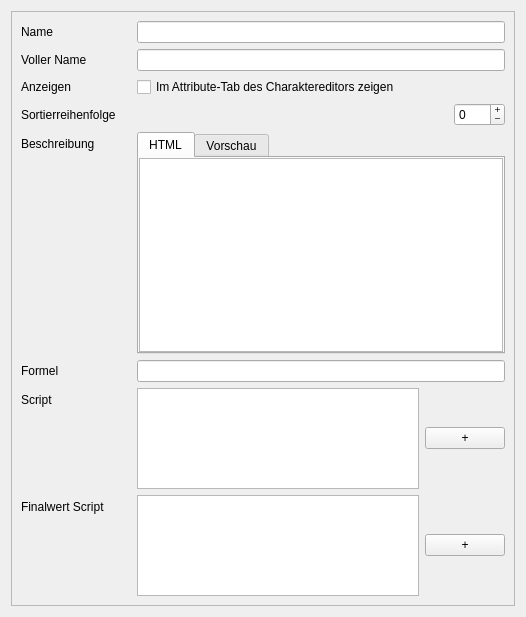
<?xml version="1.0" encoding="UTF-8"?>
<ui version="4.0">
 <class>dialog</class>
 <widget class="QWidget" name="dialog">
  <property name="geometry">
   <rect>
    <x>0</x>
    <y>0</y>
    <width>526</width>
    <height>617</height>
   </rect>
  </property>
  <property name="windowTitle">
   <string>Sephrasto - Abgeleiteten Wert bearbeiten...</string>
  </property>
  <layout class="QVBoxLayout" name="verticalLayout_3">
   <item>
    <widget class="QScrollArea" name="scrollArea">
     <property name="widgetResizable">
      <bool>true</bool>
     </property>
     <widget class="QWidget" name="scrollAreaWidgetContents">
      <property name="geometry">
       <rect>
        <x>0</x>
        <y>0</y>
        <width>502</width>
        <height>593</height>
       </rect>
      </property>
      <layout class="QFormLayout" name="formLayout">
       <item row="0" column="0">
        <widget class="QLabel" name="labelName">
         <property name="text">
          <string>Name</string>
         </property>
        </widget>
       </item>
       <item row="0" column="1">
        <widget class="QLineEdit" name="leName"/>
       </item>
       <item row="1" column="0">
        <widget class="QLabel" name="labelAnzeigeName">
         <property name="text">
          <string>Voller Name</string>
         </property>
        </widget>
       </item>
       <item row="1" column="1">
        <widget class="QLineEdit" name="leAnzeigeName"/>
       </item>
       <item row="2" column="0">
        <widget class="QLabel" name="labelShow">
         <property name="text">
          <string>Anzeigen</string>
         </property>
        </widget>
       </item>
       <item row="2" column="1">
        <widget class="QCheckBox" name="checkShow">
         <property name="text">
          <string>Im Attribute-Tab des Charaktereditors zeigen</string>
         </property>
        </widget>
       </item>
       <item row="3" column="0">
        <widget class="QLabel" name="labelSortOrder">
         <property name="text">
          <string>Sortierreihenfolge</string>
         </property>
        </widget>
       </item>
       <item row="3" column="1">
        <layout class="QHBoxLayout" name="horizontalLayout">
         <item>
          <spacer name="horizontalSpacer">
           <property name="orientation">
            <enum>Qt::Horizontal</enum>
           </property>
           <property name="sizeHint" stdset="0">
            <size>
             <width>40</width>
             <height>20</height>
            </size>
           </property>
          </spacer>
         </item>
         <item>
          <widget class="QSpinBox" name="spinSortOrder">
           <property name="toolTip">
            <string>&lt;html&gt;&lt;head/&gt;&lt;body&gt;&lt;p&gt;Die Reihenfolge, in der der Wert im Charaktereditor aufgeführt werden soll.&lt;/p&gt;&lt;/body&gt;&lt;/html&gt;</string>
           </property>
           <property name="buttonSymbols">
            <enum>QAbstractSpinBox::PlusMinus</enum>
           </property>
           <property name="minimum">
            <number>-999</number>
           </property>
           <property name="maximum">
            <number>999</number>
           </property>
          </widget>
         </item>
        </layout>
       </item>
       <item row="4" column="0">
        <widget class="QLabel" name="labelBeschreibung">
         <property name="text">
          <string>Beschreibung</string>
         </property>
        </widget>
       </item>
       <item row="4" column="1">
        <widget class="QTabWidget" name="tabWidget">
         <property name="currentIndex">
          <number>0</number>
         </property>
         <widget class="QWidget" name="tab">
          <attribute name="title">
           <string>HTML</string>
          </attribute>
          <layout class="QVBoxLayout" name="verticalLayout_2">
           <property name="spacing">
            <number>0</number>
           </property>
           <property name="leftMargin">
            <number>0</number>
           </property>
           <property name="topMargin">
            <number>0</number>
           </property>
           <property name="rightMargin">
            <number>0</number>
           </property>
           <property name="bottomMargin">
            <number>0</number>
           </property>
           <item>
            <widget class="QPlainTextEdit" name="teBeschreibung">
             <property name="sizePolicy">
              <sizepolicy hsizetype="Expanding" vsizetype="MinimumExpanding">
               <horstretch>0</horstretch>
               <verstretch>0</verstretch>
              </sizepolicy>
             </property>
            </widget>
           </item>
          </layout>
         </widget>
         <widget class="QWidget" name="tab_2">
          <attribute name="title">
           <string>Vorschau</string>
          </attribute>
          <layout class="QVBoxLayout" name="verticalLayout">
           <property name="leftMargin">
            <number>0</number>
           </property>
           <property name="topMargin">
            <number>0</number>
           </property>
           <property name="rightMargin">
            <number>0</number>
           </property>
           <property name="bottomMargin">
            <number>0</number>
           </property>
           <item>
            <widget class="QTextBrowser" name="tbBeschreibung"/>
           </item>
          </layout>
         </widget>
        </widget>
       </item>
       <item row="5" column="0">
        <widget class="QLabel" name="labelFormel">
         <property name="text">
          <string>Formel</string>
         </property>
        </widget>
       </item>
       <item row="5" column="1">
        <widget class="QLineEdit" name="leFormel">
         <property name="toolTip">
          <string>Die Berechnungsformel, die im Charaktereditor neben dem Namen angezeigt werden soll.</string>
         </property>
        </widget>
       </item>
       <item row="6" column="0">
        <widget class="QLabel" name="labelScript">
         <property name="minimumSize">
          <size>
           <width>110</width>
           <height>0</height>
          </size>
         </property>
         <property name="text">
          <string>Script</string>
         </property>
        </widget>
       </item>
       <item row="6" column="1">
        <layout class="QHBoxLayout" name="horizontalLayout_3">
         <item>
          <widget class="QPlainTextEdit" name="teScript">
           <property name="toolTip">
            <string>&lt;html&gt;&lt;head/&gt;&lt;body&gt;&lt;p&gt;In diesem Feld kannst du ein Python-Skript einfügen, das den Basiswert berechnet.&lt;/p&gt;&lt;/body&gt;&lt;/html&gt;</string>
           </property>
          </widget>
         </item>
         <item>
          <widget class="QPushButton" name="buttonPickScript">
           <property name="toolTip">
            <string>Scripteditor öffnen</string>
           </property>
           <property name="text">
            <string>+</string>
           </property>
           <property name="class" stdset="0">
            <string>iconSmall</string>
           </property>
          </widget>
         </item>
        </layout>
       </item>
       <item row="7" column="0">
        <widget class="QLabel" name="labelFinalscript">
         <property name="text">
          <string>Finalwert Script</string>
         </property>
        </widget>
       </item>
       <item row="7" column="1">
        <layout class="QHBoxLayout" name="horizontalLayout_2">
         <item>
          <widget class="QPlainTextEdit" name="teFinalscript">
           <property name="toolTip">
            <string>&lt;html&gt;&lt;head/&gt;&lt;body&gt;&lt;p&gt;Manche abgeleitete Werte werden nach allen Berechnungen (erneut) modifiziert, beispielsweise indem die BE noch abgezogen wird. In diesem Feld kannst du ein Python-Skript einfügen, das den finalen Wert berechnet.&lt;/p&gt;&lt;/body&gt;&lt;/html&gt;</string>
           </property>
          </widget>
         </item>
         <item>
          <widget class="QPushButton" name="buttonPickFinalscript">
           <property name="toolTip">
            <string>Scripteditor öffnen</string>
           </property>
           <property name="text">
            <string>+</string>
           </property>
           <property name="class" stdset="0">
            <string>iconSmall</string>
           </property>
          </widget>
         </item>
        </layout>
       </item>
      </layout>
     </widget>
    </widget>
   </item>
  </layout>
 </widget>
 <tabstops>
  <tabstop>leName</tabstop>
  <tabstop>leAnzeigeName</tabstop>
  <tabstop>checkShow</tabstop>
  <tabstop>spinSortOrder</tabstop>
  <tabstop>tabWidget</tabstop>
  <tabstop>teBeschreibung</tabstop>
  <tabstop>leFormel</tabstop>
  <tabstop>teScript</tabstop>
  <tabstop>buttonPickScript</tabstop>
  <tabstop>teFinalscript</tabstop>
  <tabstop>buttonPickFinalscript</tabstop>
  <tabstop>tbBeschreibung</tabstop>
 </tabstops>
 <resources/>
 <connections/>
</ui>
